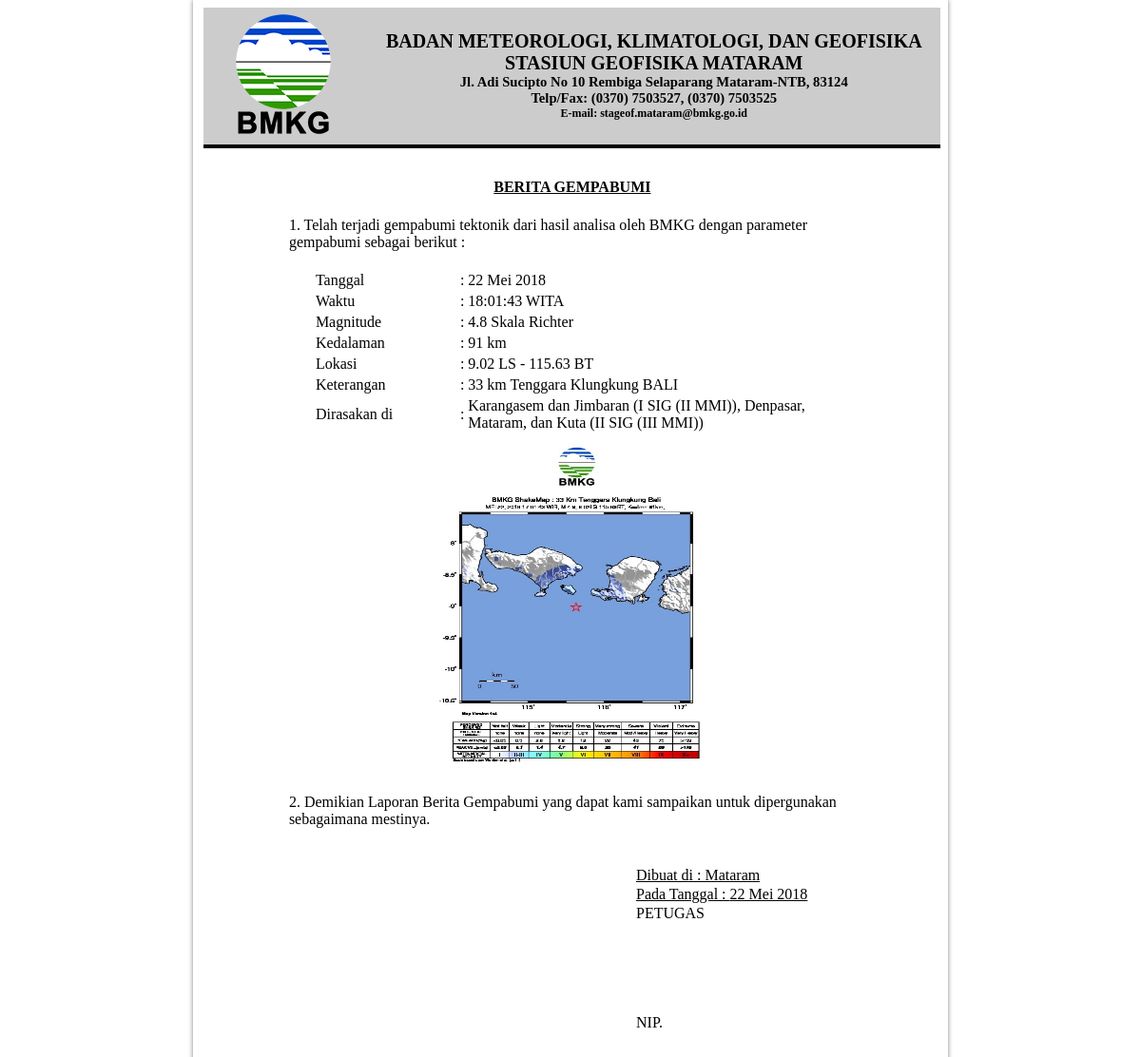
The page /narasi/beritagempa2.php on the database its author committed.
### tables this page shows
CREATE TABLE `tb_narasi` (
  `No` int(11) NOT NULL,
  `Tanggal` char(20) NOT NULL,
  `OT` char(15) NOT NULL,
  `Lat` decimal(3,2) NOT NULL,
  `Bujur` decimal(5,2) NOT NULL,
  `Mag` decimal(2,1) NOT NULL,
  `Kedalaman` char(3) NOT NULL,
  `Lokasi` varchar(60) NOT NULL,
  `Stasiun` char(20) NOT NULL,
  `Keterangan` varchar(250) NOT NULL,
  `sig` varchar(100) NOT NULL,
  `mmi` varchar(100) NOT NULL,
  `Status` varchar(10) NOT NULL,
  `Petugas` varchar(20) NOT NULL,
  `naras` varchar(1000) NOT NULL
);

### narasi/beritagempa2.php (the view, shortened to what this page needs)
<?php
include("koneksi.php");
$nama=$_SESSION['User'];
$query = mysqli_query($koneksi, "SELECT * FROM tb_pengguna WHERE User='$nama'");
$roww = mysqli_fetch_assoc($query);
$namalengkap=$roww['Nama'];
$nip=$roww['NIP'];
?>
<?php
    include("kop2.php");
	include("koneksi.php");
	$sql = mysqli_query($koneksi, "SELECT * FROM tb_narasi WHERE Status='Aktif'");
	$row = mysqli_fetch_array($sql);
	?>
        <center>
	<table align="center" style="border-collapse:collapse; margin-top:8mm;" cellpadding="2px" width="600px" border="0">
    	<tr>
        	<td colspan="3"><center><b><u>BERITA GEMPABUMI</u></b></center></td>
    	</tr>
        <tr>
            <td style="padding-top:20px;" colspan="3">1. Telah terjadi gempabumi tektonik dari hasil analisa oleh BMKG dengan parameter gempabumi sebagai berikut :</td>
    	</tr>
        <tr>
            <td style="padding-top:20px; padding-left:30px; width: 30%;">Tanggal</td>
            <td style="width:1%; padding-top:20px;">:</td>
			<td style="padding-top:20px;"><?php echo $row['Tanggal'];?></td>
    	</tr>
        <tr>
            <td style="padding-left:30px; width: 30%;">Waktu</td>
            <td style="width:1%;">:</td>
            <td ><?php echo $row['OT'];?> WITA</td>
    	</tr>
        <tr>
            <td style="padding-left:30px; width: 30%;">Magnitude</td>
            <td style="width:1%;">:</td>
            <td ><?php echo $row['Mag']?> Skala Richter</td>
    	</tr>
        <tr>
            <td style="padding-left:30px; width: 30%;">Kedalaman</td>
            <td style="width:1%;">:</td>
            <td ><?php echo $row['Kedalaman']?> km</td>
    	</tr>
        <tr>
            <td style="padding-left:30px; width: 30%;">Lokasi</td>
            <td style="width:1%;">:</td>
            <td ><?php echo $row['Lat']." LS - ".$row['Bujur']." BT"?></td>
    	</tr>
       <tr>
            <td style="padding-left:30px; width: 30%;">Keterangan</td>
            <td style="width:1%;">:</td>
            <td ><?php echo $row['Lokasi']?></td>
    	</tr>
        <tr>
            <td style="padding-left:30px; width: 30%;">Dirasakan di</td>
            <td style="width:1%;">:</td>
			<td ><?php echo $row['Keterangan']?></td>
    	</tr>
		</table>
		<table align="center" style="border-collapse:collapse;" cellpadding="2px" width="600px" border="0">
		<tr>
			<td align= "center"><img width='305' height='355' src="imagesmmi/<?php echo $row['mmi'] ?>"></td>
    	</tr>
		</table>
		<table align="center" style="border-collapse:collapse;" cellpadding="2px" width="600px" border="0">
        <tr>
            <td style="padding-top:20px;" colspan="3">2. Demikian Laporan Berita Gempabumi yang dapat kami sampaikan untuk dipergunakan sebagaimana mestinya.</td>
    	</tr>
    </table>
    <table align="center" style="border-collapse:collapse; margin-left:12cm; margin-top:10mm;" cellpadding="1px" width="300px" border="0">
    	<tr>
        	<td><p><u>Dibuat di : Mataram</u></p></td>
    	</tr>
        <tr>
        	<td><p><u>Pada Tanggal : <?php echo $row['Tanggal'];?></u></p></td>
    	</tr>
        <tr>
        	<td><p>PETUGAS</p></td>
    	</tr>
        <tr>
        	<td style="padding-top:25mm;"><u><?php echo $namalengkap;?></u></td>
    	</tr>
        <tr>
        	<td>NIP.<?php echo $nip;?></td>
    	</tr>
    </table><br>
<footer></footer></div>
    </div>
</div>

### narasi/kop2.php (style rules this page uses)
body { width: 100%; height: 100%; margin: 0; padding: 0; background-color: #FAFAFA; font-size: 12pt; }
* { box-sizing: border-box; -moz-box-sizing: border-box; }

### rows shown on the page
tb_narasi: Tanggal "22 Mei 2018", OT "18:01:43", Mag "4.8", Kedalaman "91", Lat "9.02", Bujur "115.63", Lokasi "33 km Tenggara Klungkung BALI", Keterangan "Karangasem dan Jimbaran (I SIG (II MMI)), Denpasar, Mataram, dan Kuta (II SIG (III MMI))", mmi (picture)
